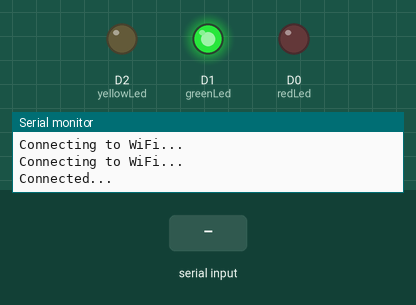
This program was run on a simulated ESP8266 (NodeMCU). On the bench: output pins drawn as LEDs (lit = HIGH), the last lines printed to the serial monitor. Dashed ring = blinking. Inputs (shaded band) come from the test bench. WiFi joins after 1.5 s; servers stay silent unless stated.

Above: at 2.8 s.
2.9 s: "0\n" received over Serial
At 4.1 s:
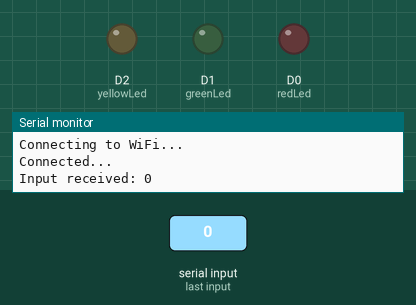
4.7 s: "90,45\n" received over Serial
At 4.85 s:
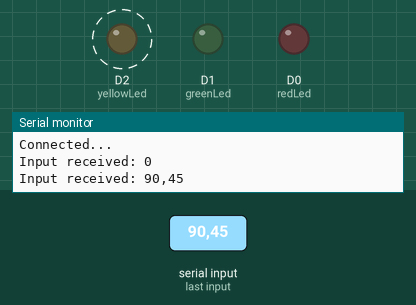
6.2 s: "1,90,45\n" received over Serial
At 8.0 s:
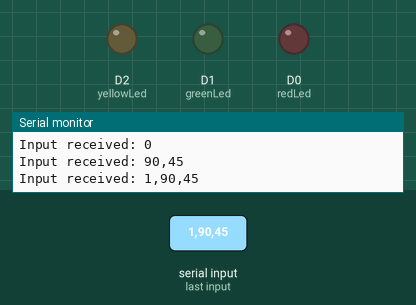
Timing chart, 0 to 9.5 s (numbered marks = the images above; inputs shaded):
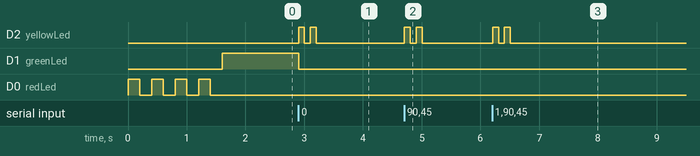

Measured:
- after the input at 2.9 s, D2 (yellowLed): alternates HIGH for 0.10 s and LOW for 0.10 s, 4 changes in all, then stays LOW, starting at once; D1 (greenLed): HIGH → LOW at once
- after the input at 4.7 s, D2 (yellowLed): alternates HIGH for 0.10 s and LOW for 0.10 s, 4 changes in all, then stays LOW, starting at once
- after the input at 6.2 s, D2 (yellowLed): alternates HIGH for 0.10 s and LOW for 0.10 s, 4 changes in all, then stays LOW, starting at once

The program:

main.cpp
```cpp
#include <Arduino.h>
#include <ESP8266WiFi.h>
#include <FirebaseESP8266.h>
#include <ESP8266HTTPClient.h>

// Replace with your network credentials
const char* ssid = "YOUR-WIFI-SSID";
const char* password = "YOUR-WIFI-PASSWORD";


int redLed = D0;
int greenLed = D1;
int yellowLed = D2;

// Replace with your Firebase project's credentials
#define FIREBASE_HOST "YOUR-DATABSE-URL"
#define FIREBASE_AUTH "YOUR-AUTH-KEY"

FirebaseData firebaseData;

void blink(int pin, int time) {
  digitalWrite(pin, HIGH);
  delay(time);
  digitalWrite(pin, LOW);
  delay(time);
  digitalWrite(pin, HIGH);
  delay(time);
  digitalWrite(pin, LOW);
  delay(time);
}

void setup() {
  Serial.begin(115200);
  pinMode(redLed, OUTPUT);
  pinMode(greenLed, OUTPUT);
  pinMode(yellowLed, OUTPUT);

  WiFi.begin(ssid, password);

  while (WiFi.status() != WL_CONNECTED) {
    blink(redLed, 200);
    Serial.println("Connecting to WiFi...");
  }

  Serial.println("Connected...");

  Firebase.begin(FIREBASE_HOST, FIREBASE_AUTH);
  digitalWrite(greenLed, HIGH);
}


void loop() {
  static String inputString;

  while (Serial.available()) {
    char c = Serial.read();
    if (c == '\n') {
      Serial.print("Input received: ");
      Serial.println(inputString);
      digitalWrite(redLed, LOW); //red
      digitalWrite(greenLed, LOW); //green
      blink(yellowLed, 100); // yellow

      // Split the input string by '#' delimiter
      int lastIndex = 0;
      while (true) {
        int separatorIndex = inputString.indexOf('#', lastIndex);
        if (separatorIndex == -1) {
          separatorIndex = inputString.length();
        }
        String sensorValuePair = inputString.substring(lastIndex, separatorIndex);
        int commaIndex = sensorValuePair.indexOf('^');
        if (commaIndex > 0 && commaIndex < sensorValuePair.length() - 1) {
          String sensorId = sensorValuePair.substring(0, commaIndex);
          String sensorValue = sensorValuePair.substring(commaIndex + 1);
          String firebasePath = "/" + sensorId;

          // Check if the input value is a number or a string
          if (sensorValue.toInt() != 0 || sensorValue.equals("0")) {
            Firebase.setInt(firebaseData, firebasePath.c_str(), sensorValue.toInt());
          } else {
            Firebase.setString(firebaseData, firebasePath.c_str(), sensorValue.c_str());
          }

          if (firebaseData.httpCode() == HTTP_CODE_OK) {
            Serial.println("Data uploaded to Firebase");
            digitalWrite(greenLed, HIGH);
          } else {
            Serial.println("Data upload failed");
            blink(redLed, 100);
            digitalWrite(redLed, HIGH);
          }
        }
        if (separatorIndex == inputString.length()) {
          break;
        } else {
          lastIndex = separatorIndex + 1;
        }
      }

      inputString = "";
    } else if (c != '\r') {
      inputString += c;
    }
  }

  delay(100);
}
```
